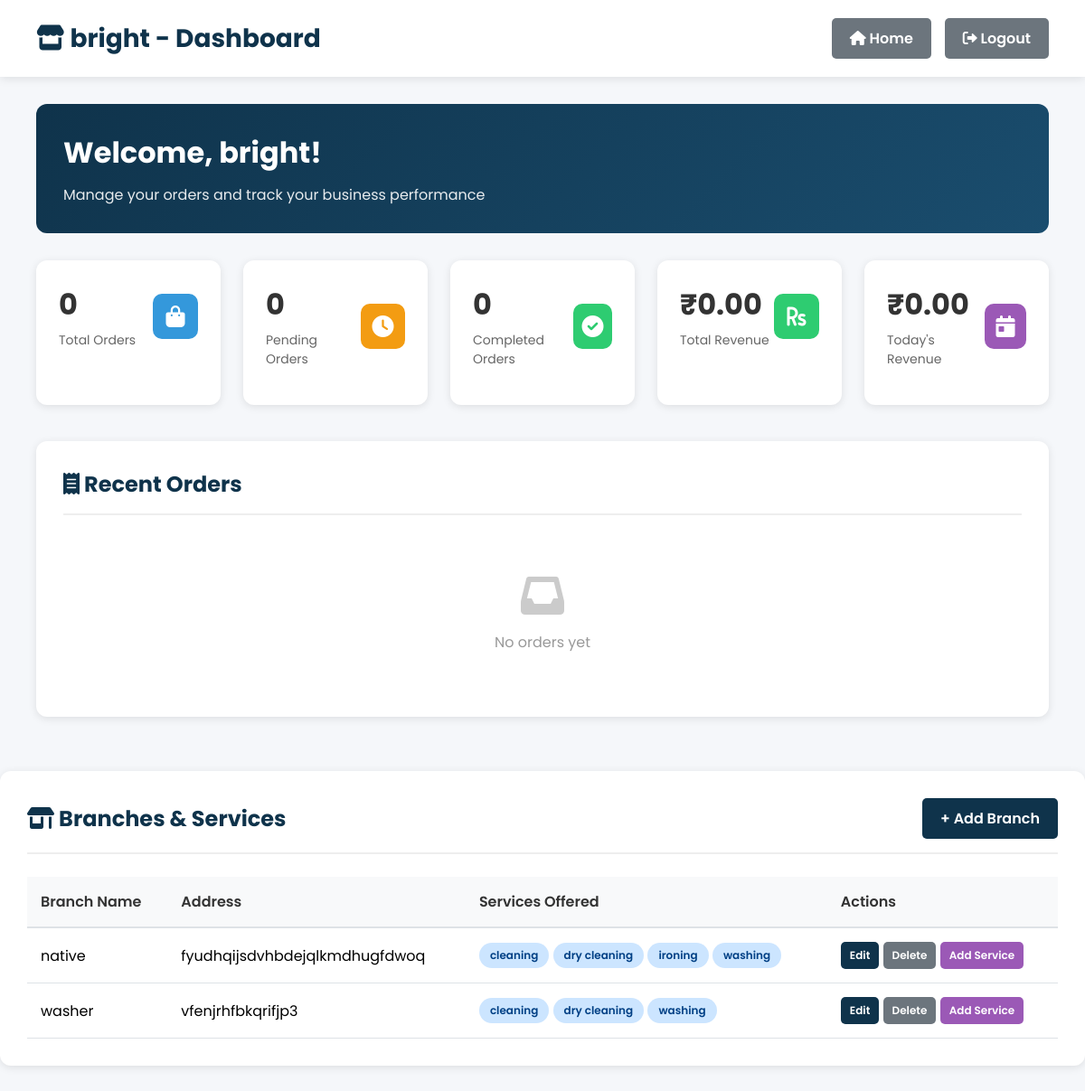
Page /shop/dashboard/ (signed in) on the earlier database version.
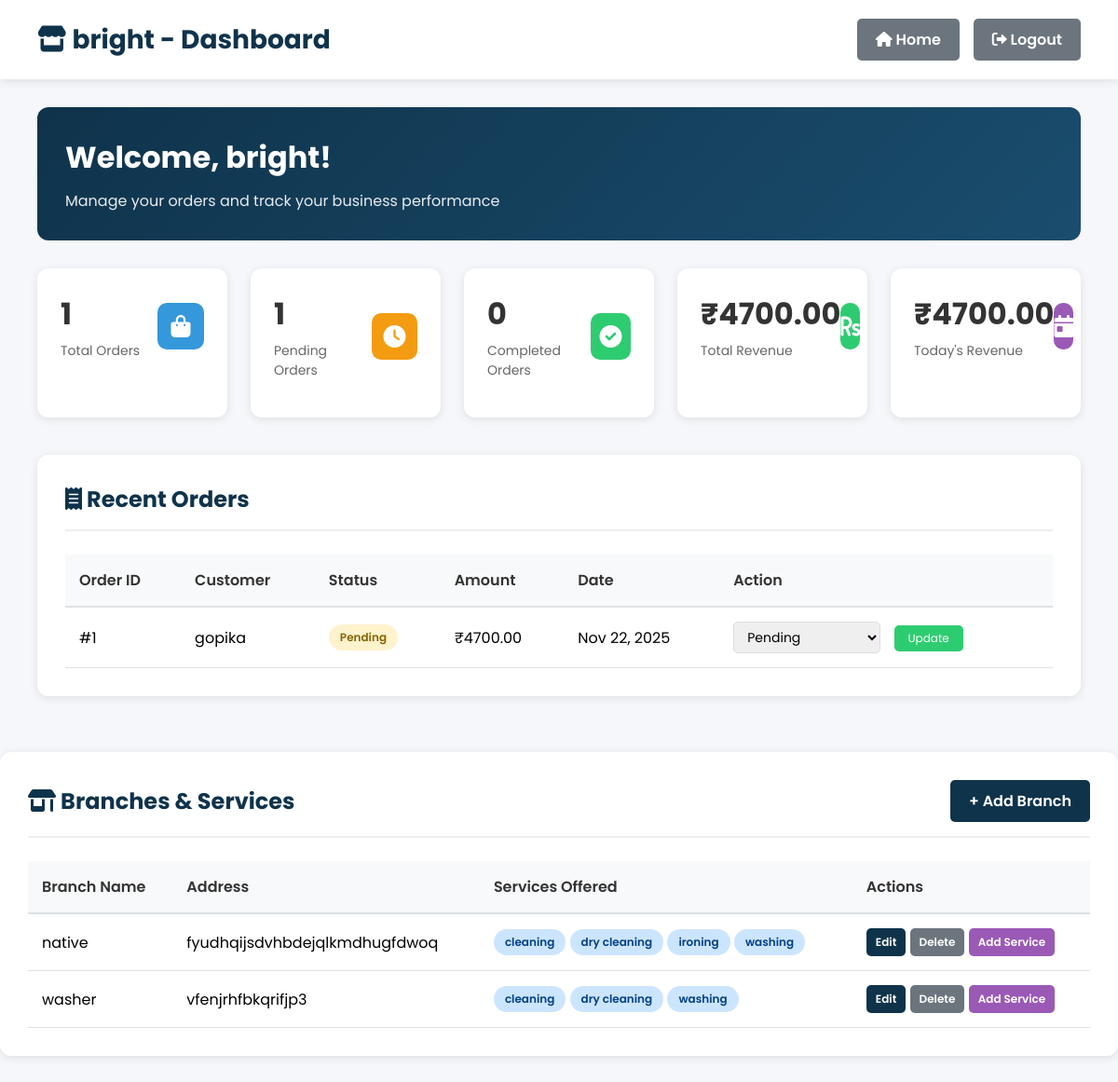
Same page on the later database version.
### shop/models.py (models this page shows, shortened)
class Branch(models.Model):
    shop = models.ForeignKey(LaundryShop, on_delete=models.CASCADE, related_name='branches')
    name = models.CharField(max_length=150)
    address = models.TextField()
    phone = models.CharField(max_length=50, blank=True, null=True)
    created_at = models.DateTimeField(auto_now_add=True)
    class Meta:
        unique_together = ('shop', 'name')
        ordering = ['name']

class Service(models.Model):
    branch = models.ForeignKey('Branch', on_delete=models.CASCADE, related_name='services')
    name = models.CharField(max_length=120)
    price = models.DecimalField(max_digits=10, decimal_places=2, null=True, blank=True)  # optional
    created_at = models.DateTimeField(auto_now_add=True)
    class Meta:
        unique_together = ('branch', 'name')
        ordering = ['name']

class Order(models.Model):
    STATUS_CHOICES = (
        ("Pending", "Pending"),
        ("Washing", "Washing"),
        ("Drying", "Drying"),
        ("Ironing", "Ironing"),
        ("Ready", "Ready for Pickup"),
        ("Completed", "Completed"),
    )
    user = models.ForeignKey(User, on_delete=models.CASCADE)
    shop = models.ForeignKey(LaundryShop, on_delete=models.SET_NULL, null=True)
    cloth_status = models.CharField(max_length=20, choices=STATUS_CHOICES, default="Pending")
    amount = models.DecimalField(max_digits=10, decimal_places=2, default=0)
    created_at = models.DateTimeField(auto_now_add=True)

### shop/views.py (the view)
# urls.py: path("shop/dashboard/", views.shop_dashboard, name="shop_dashboard"),
@shop_login_required
def shop_dashboard(request):
    shop_id = request.session.get('shop_id')
    shop = get_object_or_404(LaundryShop, id=shop_id)
    shop_orders = Order.objects.filter(shop=shop).order_by('-created_at')
    total_orders = shop_orders.count()
    pending_orders = shop_orders.filter(cloth_status="Pending").count()
    washing_orders = shop_orders.filter(cloth_status="Washing").count()
    drying_orders = shop_orders.filter(cloth_status="Drying").count()
    ironing_orders = shop_orders.filter(cloth_status="Ironing").count()
    ready_orders = shop_orders.filter(cloth_status="Ready").count()
    completed_orders = shop_orders.filter(cloth_status="Completed").count()
    total_revenue = shop_orders.aggregate(total=Sum('amount'))['total'] or 0
    today_revenue = shop_orders.filter(
        created_at__date=datetime.now().date()
    ).aggregate(total=Sum('amount'))['total'] or 0
    recent_orders = shop_orders.select_related('user')[:10]
    branches = Branch.objects.filter(shop=shop).prefetch_related('services')
    context = {
        'shop': shop,
        'total_orders': total_orders,
        'pending_orders': pending_orders,
        'washing_orders': washing_orders,
        'drying_orders': drying_orders,
        'ironing_orders': ironing_orders,
        'ready_orders': ready_orders,
        'completed_orders': completed_orders,
        'total_revenue': total_revenue,
        'today_revenue': today_revenue,
        'recent_orders': recent_orders,
        'branches': branches,
    }
    return render(request, 'shop_dashboard.html', context)

### shop/views.py (called while the page is built)
def is_shop_logged_in(request):
    return 'shop_id' in request.session

def shop_login_required(view_func):
    from functools import wraps
    @wraps(view_func)
    def wrapper(request, *args, **kwargs):
        if not is_shop_logged_in(request):
            messages.error(request, "Please login to access this page")
            return redirect("shop_login")
        return view_func(request, *args, **kwargs)
    return wrapper

### shop/templates/shop_dashboard.html (shortened to what the changed rows need)
{% load static %}
<!DOCTYPE html>
<html lang="en">
<head>
    <link rel="stylesheet" href="https://cdnjs.cloudflare.com/ajax/libs/font-awesome/6.0.0-beta3/css/all.min.css">
</head>
<body>
    <div class="shop-header">
        <h1><i class="fas fa-store"></i> {{ shop.name }} - Dashboard</h1>
    </div>
    <div class="shop-container">
        <div class="welcome-section">
            <h2>Welcome, {{ shop.name }}!</h2>
        </div>
        <div class="stats-grid">
            <div class="stat-card">
                <div class="stat-card-header">
                    <div>
                        <div class="stat-card-value">{{ total_orders }}</div>
                        <div class="stat-card-label">Total Orders</div>
                    </div>
                </div>
            </div>
            <div class="stat-card">
                <div class="stat-card-header">
                    <div>
                        <div class="stat-card-value">{{ pending_orders }}</div>
                        <div class="stat-card-label">Pending Orders</div>
                    </div>
                </div>
            </div>
            <div class="stat-card">
                <div class="stat-card-header">
                    <div>
                        <div class="stat-card-value">₹{{ total_revenue|floatformat:2 }}</div>
                        <div class="stat-card-label">Total Revenue</div>
                    </div>
                </div>
            </div>
            <div class="stat-card">
                <div class="stat-card-header">
                    <div>
                        <div class="stat-card-value">₹{{ today_revenue|floatformat:2 }}</div>
                        <div class="stat-card-label">Today's Revenue</div>
                    </div>
                </div>
            </div>
        </div>
        <div class="dashboard-section">
            <div class="section-header">
                <h2><i class="fas fa-receipt"></i> Recent Orders</h2>
            </div>
            {% if recent_orders %}
            <table class="data-table">
                <thead>
                    <tr>
                        <th>Order ID</th>
                        <th>Customer</th>
                        <th>Status</th>
                        <th>Amount</th>
                        <th>Date</th>
                        <th>Action</th>
                    </tr>
                </thead>
                <tbody>
                    {% for order in recent_orders %}
                    <tr>
                        <td>#{{ order.id }}</td>
                        <td>{{ order.user.username }}</td>
                        <td>
                            <span class="status-badge status-{{ order.cloth_status|lower }}">{{ order.cloth_status }}</span>
                        </td>
                        <td>₹{{ order.amount|floatformat:2 }}</td>
                        <td>{{ order.created_at|date:"M d, Y" }}</td>
                        <td>
                            <select class="status-select" id="status-{{ order.id }}">
                                <option value="Pending" {% if order.cloth_status == "Pending" %}selected{% endif %}>Pending</option>
                            </select>
                            <button class="update-btn" onclick="updateOrderStatus({{ order.id }})">
                                Update
                            </button>
                        </td>
                    </tr>
                    {% endfor %}
                </tbody>
            </table>
            {% else %}
            <div class="empty-state">
                <i class="fas fa-inbox"></i>
                <p>No orders yet</p>
            </div>
            {% endif %}
        </div>
    </div>
    <div class="dashboard-section">
        <div class="section-header">
            <h2><i class="fas fa-store-alt"></i> Branches & Services</h2>
        </div>
        {% if branches %}
        <table class="data-table">
            <thead>
                <tr>
                    <th>Branch Name</th>
                    <th>Address</th>
                    <th>Services Offered</th>
                    <th>Actions</th>
                </tr>
            </thead>
            <tbody>
                {% for branch in branches %}
                <tr>
                    <td>{{ branch.name }}</td>
                    <td>{{ branch.address }}</td>
                    <td>
                        {% if branch.services.all %}
                            {% for s in branch.services.all %}
                                <span class="status-badge status-ready">{{ s.name }}</span>
                            {% endfor %}
                        {% else %}
                            <span class="status-badge status-pending">No Services</span>
                        {% endif %}
                    </td>
                    <td>
                        <a href="{% url 'edit_branch' branch.id %}"
                        class="btn btn-primary"
                        style="padding:6px 10px;font-size:12px;">
                        Edit
                        </a>
                        <a href="{% url 'delete_branch' branch.id %}"
                        class="btn btn-secondary"
                        style="padding:6px 10px;font-size:12px;">
                        Delete
                        </a>
                        <a href="{% url 'add_service_branch' branch.id %}"
                        class="btn btn-primary"
                        style="padding:6px 10px;font-size:12px;background:#9b59b6;">
                        Add Service
                        </a>
                    </td>
                </tr>
                {% endfor %}
            </tbody>
        </table>
        {% else %}
        <div class="empty-state">
            <i class="fas fa-map-marker-alt"></i>
            <p>No branches added yet</p>
            <a href="{% url 'add_branch' %}" class="btn btn-primary" style="margin-top:15px;">Add Branch</a>
        </div>
        {% endif %}
    </div>
</body>
</html>

Differences in the rows shown:
added Order: id "1", user.username "gopika", cloth_status "Pending", amount "4700.00", created_at "Nov 22, 2025", cloth_status+id "Pending"
Other differences:
{{ total_orders }}: "0" → "1"
{{ pending_orders }}: "0" → "1"
{{ total_revenue|floatformat:2 }}: "0.00" → "4700.00"
{{ today_revenue|floatformat:2 }}: "0.00" → "4700.00"
text no longer shown: "No orders yet"
text now shown: "Order ID Customer Status Amount Date Action"
